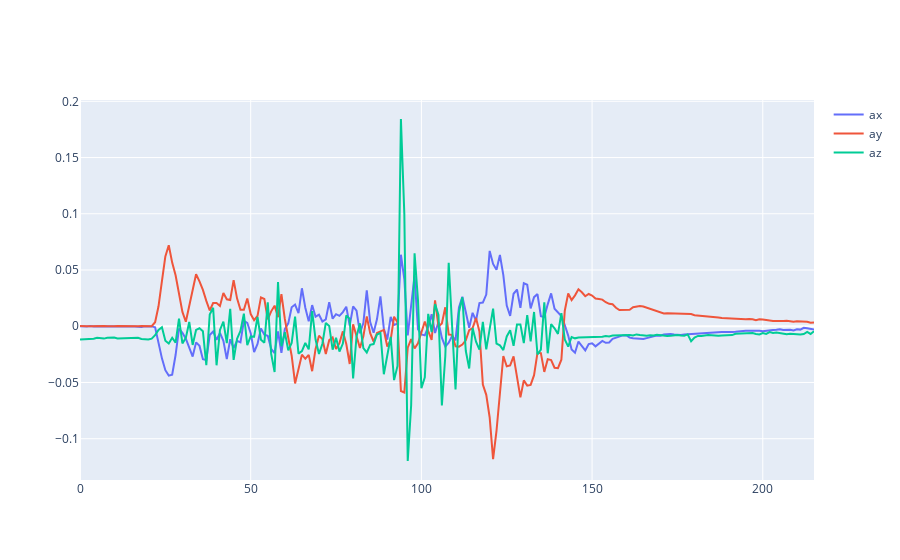

Here is the notebook cell this chart was saved with:
### Code cell
# fig = singleGraph(acc_data[["ax", "ay", "az", "norm"]])
fig = singleGraph(acc_data[["ax", "ay", "az"]])
fig.write_html("data_analysis_acc_1.html", full_html=False, include_plotlyjs="cdn")
fig.show()

### Figure 1 — Plotly figure (JSON) as saved in the notebook; plotly's stock layout.template omitted (floating-point values rounded to 4 significant figures; data arrays with more than 128 entries replaced by an {"elided": "..."} marker saying what was removed)
{"data": [{"name": "ax", "type": "scatter", "x": {"elided": "216 int values"}, "y": {"elided": "216 float values"}}, {"name": "ay", "type": "scatter", "x": {"elided": "216 int values"}, "y": {"elided": "216 float values"}}, {"name": "az", "type": "scatter", "x": {"elided": "216 int values"}, "y": {"elided": "216 float values"}}], "layout": {}}
